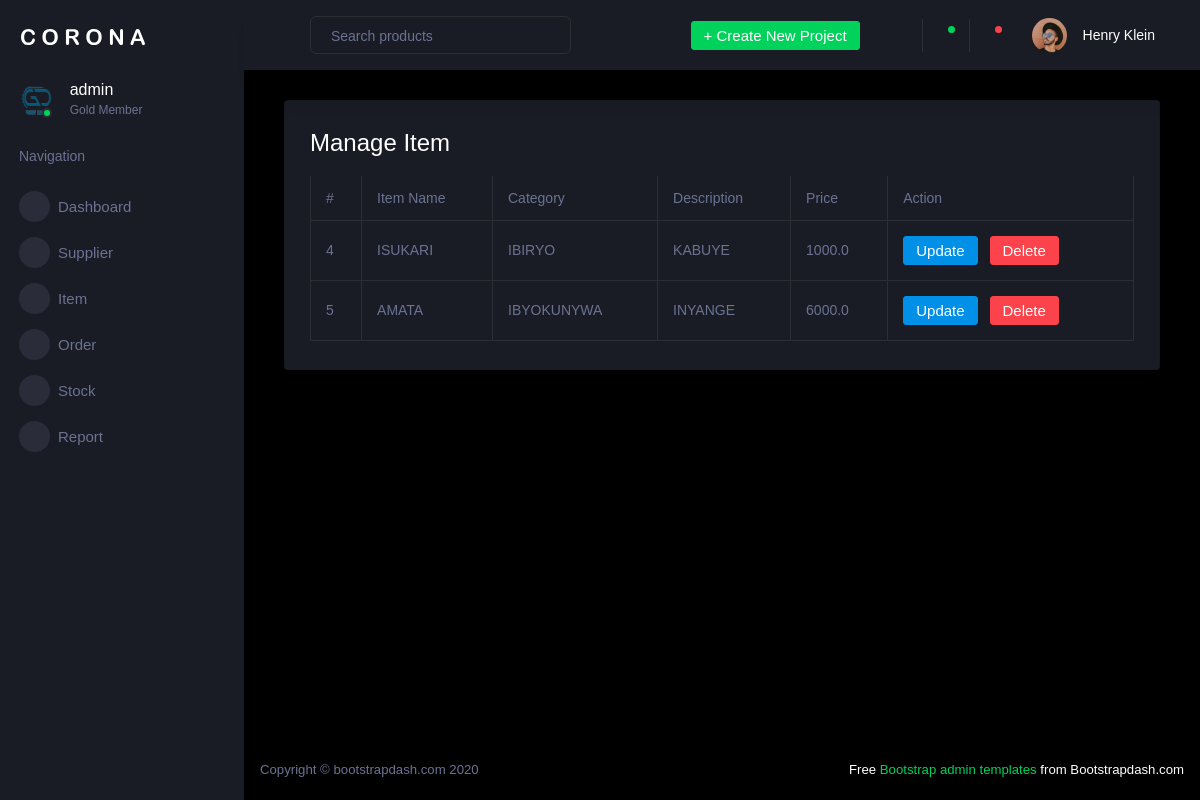
Page /stock/manage_item (signed in) on the earlier database version.
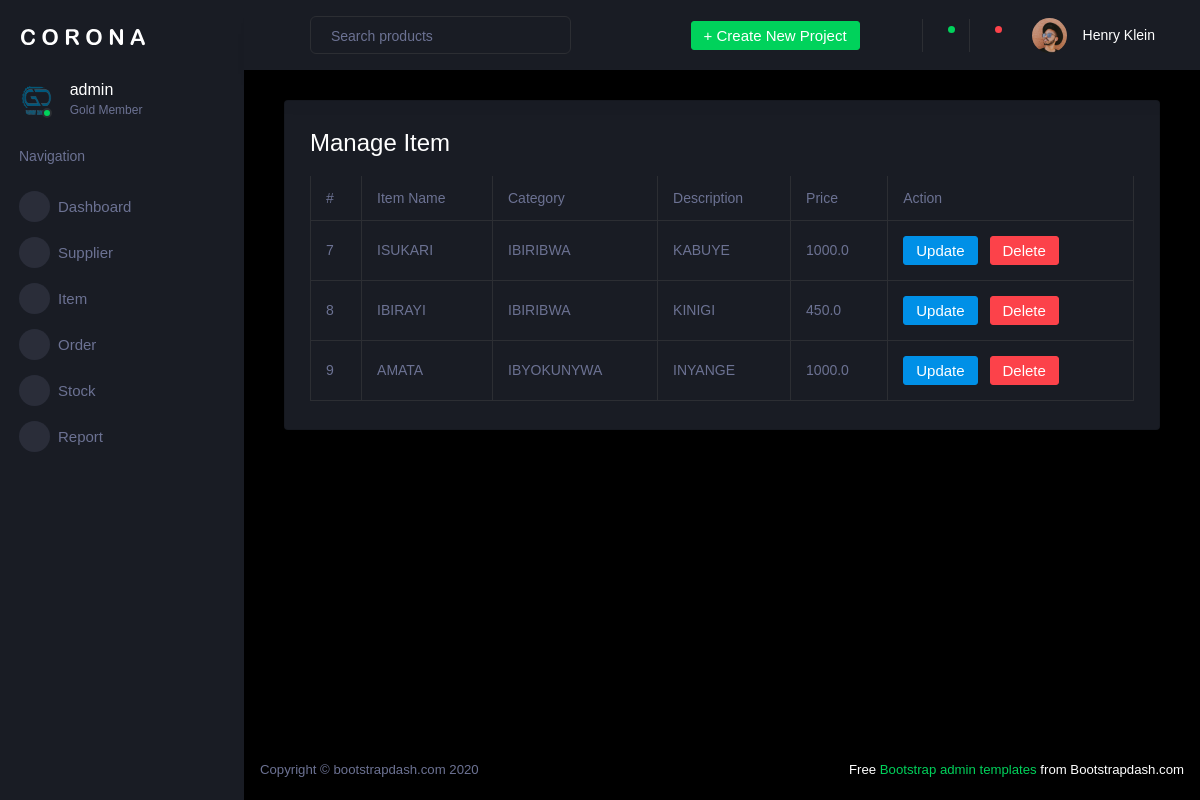
Same page on the later database version.
### accounts/models.py (models this page shows, shortened)
class Users(AbstractUser):
    MASTER = 1
    DEAN_OF_STUDY = 2
    STORE_KEEPER = 3
    LIBRARIAN = 4
    HARDWARE_MANAGER = 5
    TEACHER = 6
    STUDENT = 7
    ROLE_CHOICES = [
        (MASTER, 'Master'),
        (DEAN_OF_STUDY, 'Dean of Study'),
        (STORE_KEEPER, 'Store keeper'),
        (LIBRARIAN, 'Librarian'),
        (HARDWARE_MANAGER, 'Hardware Manager'),
        (TEACHER, 'Teacher'),
        (STUDENT, 'Student'),
    ]
    role = models.IntegerField(choices=ROLE_CHOICES, default=STUDENT)
    phone_number = models.CharField(max_length=15, blank=True, null=True)
    profile_picture = models.ImageField(upload_to='profile_pictures/', blank=True, null=True)
    class Meta:
        verbose_name = 'User'
        verbose_name_plural = 'Users'
    groups = models.ManyToManyField(
        'auth.Group',
        verbose_name='groups',
        blank=True,
        help_text='The groups this user belongs to. A user will get all permissions granted to each of their groups.',
        related_name='custom_users'  # Specify custom related_name
    )
    user_permissions = models.ManyToManyField(
        'auth.Permission',
        verbose_name='user permissions',
        blank=True,
        help_text='Specific permissions for this user.',
        related_name='custom_users'  # Specify custom related_name
    )

### stock_management/models.py (models this page shows, shortened)
class Item(models.Model):
    category=models.ForeignKey(Category,related_name='items',on_delete=models.CASCADE)
    name=models.CharField(max_length=250)
    description=models.TextField(blank=True,null=True)
    price=models.FloatField()
    created_by=models.ForeignKey(Users,related_name='items',on_delete=models.CASCADE)
    created_at=models.DateTimeField(auto_now_add=True)
    class Meta:
        ordering=['created_at']

class Category(models.Model):
    name=models.CharField(max_length=250)
    class Meta:
        ordering=('-name',)
        verbose_name_plural='Categories'

### stock_management/views.py (the view)
# urls.py: path('manage_item', views.manage_item, name="manage_item"),
@login_required
def manage_item(request):
    item = Item.objects.all()
    return render(request, 'stock_management/manage_item.html', {'items': item})

### stock_management/templates/stock_management/manage_item.html (shortened to what this page needs)
{% extends "stock_management/stock_base.html" %}
{% load static %}
{% block content %}
<div class="col-lg-12 grid-margin stretch-card">
    <div class="card">
      <div class="card-body">
        <h3 class="card-title">Manage Item</h3>
        <div class="table-responsive">
          <table class="table table-bordered">
            <thead>
              <tr>
                <th> # </th>
                <th> Item Name </th>
                <th> Category </th>
                <th> Description </th>
                <th> Price </th>
                <th> Action </th>
              </tr>
            </thead>
            <tbody>
                  {% for item in items %}
                      <tr>
                        <td>{{ item.id }}</td>
                        <td>{{ item.name }}</td>
                        <td>{{ item.category.name }}</td>
                        <td>{{ item.description }}</td>
                        <td>{{ item.price }}</td>
                        <td colspan="2">
                          <a href="{% url 'update_item' item.id item.category.id%}"><button type="submit" class="btn btn-primary mr-2">Update</button></a>
                          <a href="{% url 'delete_item' item.id %}"><button class="btn btn-danger">Delete</button></a>
                        </td>
                      </tr>
                  {% endfor %}
              </tbody>
          </table>
        </div>
      </div>
    </div>
  </div>
{% endblock content %}

### stock_management/templates/stock_management/stock_base.html (shortened to what this page needs)
{% load static %}
<!DOCTYPE html>
<html lang="en">
  <head>
    <link rel="stylesheet" href="{% static 'assets/vendors/mdi/css/materialdesignicons.min.css' %} ">
    <link rel="stylesheet" href="{% static 'assets/vendors/css/vendor.bundle.base.css' %} ">
    <link rel="stylesheet" href="{% static 'assets/vendors/jvectormap/jquery-jvectormap.css' %} ">
    <link rel="stylesheet" href="{% static 'assets/vendors/flag-icon-css/css/flag-icon.min.css' %} ">
    <link rel="stylesheet" href="{% static 'assets/vendors/owl-carousel-2/owl.carousel.min.css' %} ">
    <link rel="stylesheet" href="{% static 'assets/vendors/owl-carousel-2/owl.theme.default.min.css' %} ">
    <link rel="stylesheet" href="{% static 'assets/css/style.css' %} ">
  </head>
  <body>
    <div class="container-scroller">
      {% include "stock_management/partials/_sidebar.html" %}
      <div class="container-fluid page-body-wrapper">
        <nav class="navbar p-0 fixed-top d-flex flex-row">
          <div class="navbar-menu-wrapper flex-grow d-flex align-items-stretch">
            <button class="navbar-toggler navbar-toggler align-self-center" type="button" data-toggle="minimize">
              <span class="mdi mdi-menu"></span>
            </button>
            <ul class="navbar-nav w-100">
              <li class="nav-item w-100">
                <form class="nav-link mt-2 mt-md-0 d-none d-lg-flex search">
                  <input type="text" class="form-control" placeholder="Search products">
                </form>
              </li>
            </ul>
            <ul class="navbar-nav navbar-nav-right">
              <li class="nav-item dropdown d-none d-lg-block">
                <a class="nav-link btn btn-success create-new-button" id="createbuttonDropdown" data-toggle="dropdown" aria-expanded="false" href="#">+ Create New Project</a>
              </li>
              <li class="nav-item nav-settings d-none d-lg-block">
                <a class="nav-link" href="#">
                  <i class="mdi mdi-view-grid"></i>
                </a>
              </li>
              <li class="nav-item dropdown border-left">
                <a class="nav-link count-indicator dropdown-toggle" id="messageDropdown" href="#" data-toggle="dropdown" aria-expanded="false">
                  <i class="mdi mdi-email"></i>
                  <span class="count bg-success"></span>
                </a>
              </li>
              <li class="nav-item dropdown border-left">
                <a class="nav-link count-indicator dropdown-toggle" id="notificationDropdown" href="#" data-toggle="dropdown">
                  <i class="mdi mdi-bell"></i>
                  <span class="count bg-danger"></span>
                </a>
              </li>
              <li class="nav-item dropdown">
                <a class="nav-link" id="profileDropdown" href="#" data-toggle="dropdown">
                    <div class="navbar-profile">
                        <img class="img-xs rounded-circle" src="{% static 'assets/images/faces/face15.jpg' %}" alt="">
                        <p class="mb-0 d-none d-sm-block navbar-profile-name">Henry Klein</p>
                        <i class="mdi mdi-menu-down d-none d-sm-block"></i>
                    </div>
                </a>
            </li>
            </ul>
          </div>
        </nav>
        <div class="main-panel">
          <div class="content-wrapper">
            {% block content %}{% endblock content %}
          </div>
      {% include "stock_management/partials/_footer.html" %}
        </div>
      </div>
    </div>
  </body>
</html>

### stock_management/templates/stock_management/partials/_sidebar.html (shortened to what this page needs)
<nav class="sidebar sidebar-offcanvas" id="sidebar">
  <div class="sidebar-brand-wrapper d-none d-lg-flex align-items-center justify-content-center fixed-top">
    <a class="sidebar-brand brand-logo" href="index.html"><img src="assets/images/logo.svg" alt="logo" /></a>
  </div>
  <ul class="nav">
    <li class="nav-item profile">
      <div class="profile-desc">
        <div class="profile-pic">
          <div class="count-indicator">
            {% if request.user.profile_picture %}
            <img class="img-xs rounded-circle" src="{{ request.user.profile_picture.url }}" alt="">
            {% else %}
            <img class="img-xs rounded-circle" src="" alt="">
            {% endif %}
            <span class="count bg-success"></span>
          </div>
          <div class="profile-name">
            <h5 class="mb-0 font-weight-normal">{{request.user.username}}</h5>
            <span>Gold Member</span>
          </div>
        </div>
        <a href="#" id="profile-dropdown" data-toggle="dropdown"><i class="mdi mdi-dots-vertical"></i></a>
      </div>
    </li>
    <li class="nav-item nav-category">
      <span class="nav-link">Navigation</span>
    </li>
    <li class="nav-item menu-items">
      <a class="nav-link" href="{% url 'stock_dash' %}">
        <span class="menu-icon">
          <i class="mdi mdi-speedometer"></i>
        </span>
        <span class="menu-title">Dashboard</span>
      </a>
    </li>
    <li class="nav-item menu-items">
      <a class="nav-link" data-toggle="collapse" href="#ui-basic" aria-expanded="false" aria-controls="ui-basic">
        <span class="menu-icon">
          <i class="mdi mdi-laptop"></i>
        </span>
        <span class="menu-title">Supplier</span>
        <i class="menu-arrow"></i>
      </a>
    </li>
    <li class="nav-item menu-items">
      <a class="nav-link" data-toggle="collapse" href="#ui-basic1" aria-expanded="false" aria-controls="ui-basic">
        <span class="menu-icon">
          <i class="mdi mdi-laptop"></i>
        </span>
        <span class="menu-title">Item</span>
        <i class="menu-arrow"></i>
      </a>
    </li>
    <li class="nav-item menu-items">
      <a class="nav-link" data-toggle="collapse" href="#ui-basic2" aria-expanded="false" aria-controls="ui-basic">
        <span class="menu-icon">
          <i class="mdi mdi-laptop"></i>
        </span>
        <span class="menu-title">Order</span>
        <i class="menu-arrow"></i>
      </a>
    </li>
    <li class="nav-item menu-items">
      <a class="nav-link" data-toggle="collapse" href="#ui-basic3" aria-expanded="false" aria-controls="ui-basic">
        <span class="menu-icon">
          <i class="mdi mdi-laptop"></i>
        </span>
        <span class="menu-title">Stock</span>
        <i class="menu-arrow"></i>
      </a>
    </li>
    <li class="nav-item menu-items">
      <a class="nav-link" href="pages/icons/mdi.html">
        <span class="menu-icon">
          <i class="mdi mdi-contacts"></i>
        </span>
        <span class="menu-title">Report</span>
      </a>
    </li>
  </ul>
</nav>

### stock_management/templates/stock_management/partials/_footer.html
<footer class="footer">
  <div class="d-sm-flex justify-content-center justify-content-sm-between">
    <span class="text-muted d-block text-center text-sm-left d-sm-inline-block">Copyright © bootstrapdash.com 2020</span>
    <span class="float-none float-sm-right d-block mt-1 mt-sm-0 text-center"> Free <a href="https://www.bootstrapdash.com/bootstrap-admin-template/" target="_blank">Bootstrap admin templates</a> from Bootstrapdash.com</span>
  </div>
</footer>

Differences in the rows shown:
removed Item: id "4", name "ISUKARI", category.name "IBIRYO", description "KABUYE", price "1000.0"
removed Item: id "5", name "AMATA", category.name "IBYOKUNYWA", description "INYANGE", price "6000.0"
added Item: id "7", name "ISUKARI", category.name "IBIRIBWA", description "KABUYE", price "1000.0"
added Item: id "8", name "IBIRAYI", category.name "IBIRIBWA", description "KINIGI", price "450.0"
added Item: id "9", name "AMATA", category.name "IBYOKUNYWA", description "INYANGE", price "1000.0"
